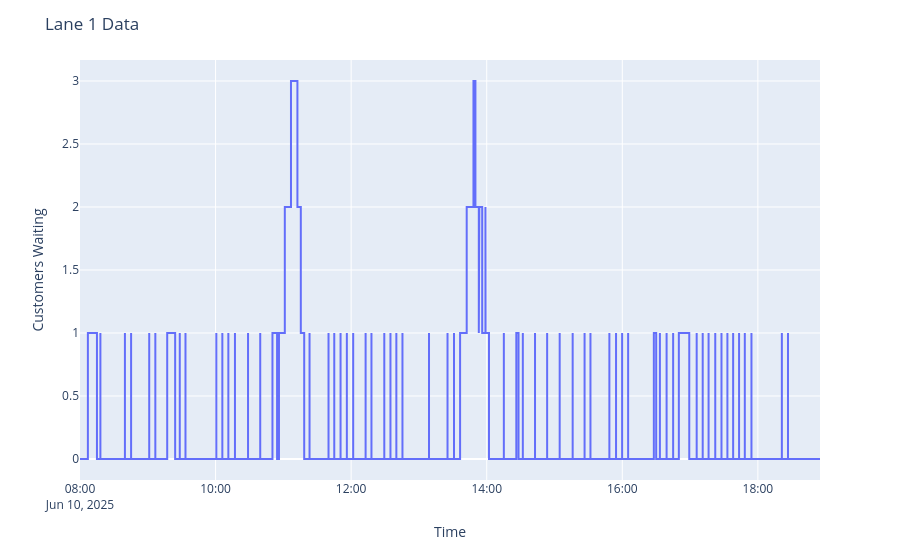
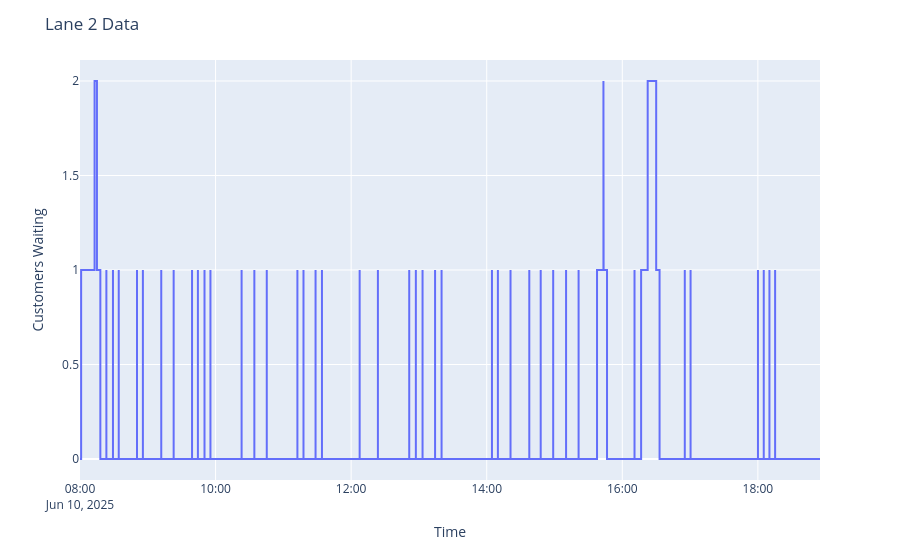

Write notebook code for charts like these, in order.
### Markdown cell above
## Visualization

The data from UPSTAGE is not immediately formatted for some plot styles. See `model/helpers.py` for code that turns the raw data into more plotting friendly forms.

## Customer Queue Sizes

### Code cell
for name, grp in df[(df["Entity Type"]=="CheckoutLane")].groupby("Entity Name"):
    stepped = to_step(
        [
            (row["Time"], row["Value"])
            for _, row in grp.iterrows()
            if row["State Name"] == "customer_queue"
        ],
        last_time=df.Time.max(),
    )
    dfgrp = pd.DataFrame(stepped, columns=["Time", "Customers Waiting"])
    fig = px.line(dfgrp, x='Time', y="Customers Waiting")
    fig.update_layout(title_text=f"{name} Data", )
    fig.show()

### Figure 1 — Plotly figure (JSON) as saved in the notebook; plotly's stock layout.template omitted (floating-point values rounded to 4 significant figures; data arrays with more than 128 entries replaced by an {"elided": "..."} marker saying what was removed)
{"data": [{"hovertemplate": "Time=%{x}<br>Customers Waiting=%{y}<extra></extra>", "legendgroup": "", "line": {"color": "#636efa", "dash": "solid"}, "marker": {"symbol": "circle"}, "mode": "lines", "name": "", "orientation": "v", "showlegend": false, "type": "scatter", "x": {"elided": "278 str values"}, "xaxis": "x", "y": {"elided": "278 int values"}, "yaxis": "y"}], "layout": {"legend": {"tracegroupgap": 0}, "margin": {"t": 60}, "title": {"text": "Lane 1 Data"}, "xaxis": {"anchor": "y", "domain": [0, 1], "title": {"text": "Time"}}, "yaxis": {"anchor": "x", "domain": [0, 1], "title": {"text": "Customers Waiting"}}}}

### Figure 2 — Plotly figure (JSON) as saved in the notebook; plotly's stock layout.template omitted (floating-point values rounded to 4 significant figures; data arrays with more than 128 entries replaced by an {"elided": "..."} marker saying what was removed)
{"data": [{"hovertemplate": "Time=%{x}<br>Customers Waiting=%{y}<extra></extra>", "legendgroup": "", "line": {"color": "#636efa", "dash": "solid"}, "marker": {"symbol": "circle"}, "mode": "lines", "name": "", "orientation": "v", "showlegend": false, "type": "scatter", "x": {"elided": "186 str values"}, "xaxis": "x", "y": {"elided": "186 int values"}, "yaxis": "y"}], "layout": {"legend": {"tracegroupgap": 0}, "margin": {"t": 60}, "title": {"text": "Lane 2 Data"}, "xaxis": {"anchor": "y", "domain": [0, 1], "title": {"text": "Time"}}, "yaxis": {"anchor": "x", "domain": [0, 1], "title": {"text": "Customers Waiting"}}}}
